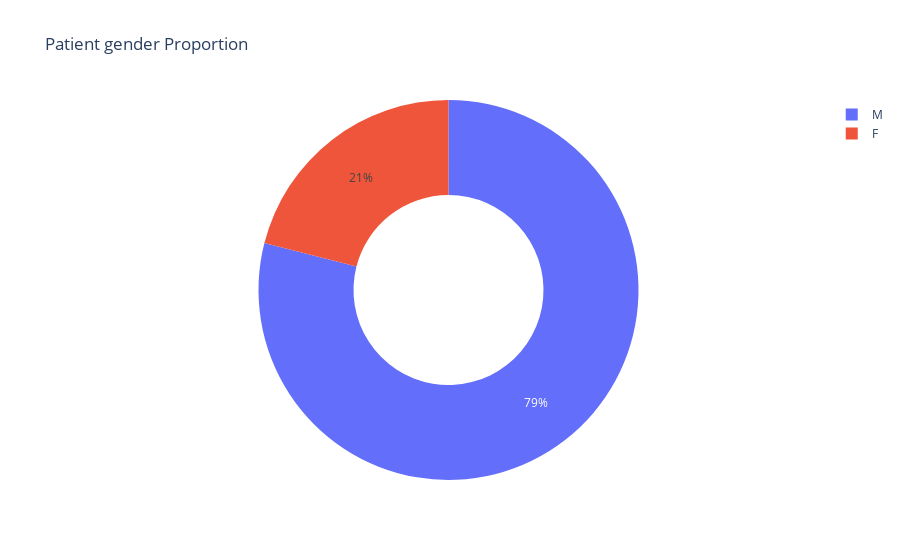

Here is the notebook cell this chart was saved with:
### Markdown cell above
Based on the distrubution we can see that our population lies within the 50 - 60 range with most of our participants being Males and a smaller percentage being female.

### Code cell
# Graphing distrubution of Gender of patients. 

px.pie(df, 'Sex', color = 'Sex', hole = 0.5, title = 'Patient gender Proportion')

### Figure 1 — Plotly figure (JSON) as saved in the notebook; plotly's stock layout.template omitted (floating-point values rounded to 4 significant figures; data arrays with more than 128 entries replaced by an {"elided": "..."} marker saying what was removed)
{"data": [{"customdata": {"elided": "918x1 str values"}, "domain": {"x": [0, 1], "y": [0, 1]}, "hole": 0.5, "hovertemplate": "Sex=%{customdata[0]}<extra></extra>", "labels": {"elided": "918 str values"}, "legendgroup": "", "marker": {"colors": {"elided": "918 str values"}}, "name": "", "showlegend": true, "type": "pie"}], "layout": {"legend": {"tracegroupgap": 0}, "title": {"text": "Patient gender Proportion"}}}
